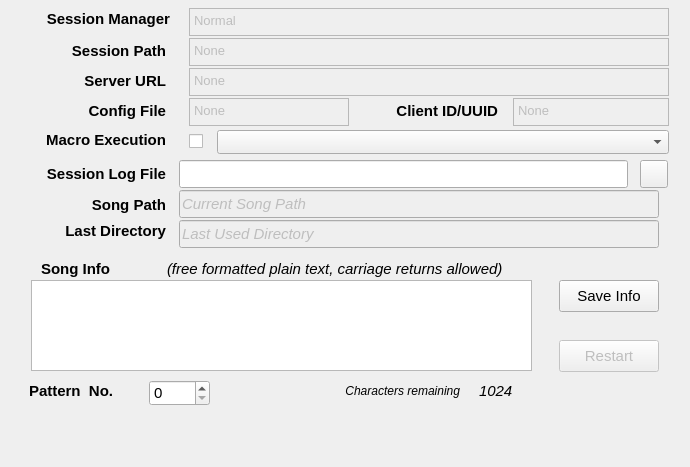
<?xml version="1.0" encoding="UTF-8"?>
<ui version="4.0">
 <class>qsessionframe</class>
 <widget class="QFrame" name="qsessionframe">
  <property name="geometry">
   <rect>
    <x>0</x>
    <y>0</y>
    <width>690</width>
    <height>467</height>
   </rect>
  </property>
  <property name="windowTitle">
   <string>Frame</string>
  </property>
  <widget class="QLabel" name="sessionNameLabel">
   <property name="geometry">
    <rect>
     <x>17</x>
     <y>42</y>
     <width>149</width>
     <height>18</height>
    </rect>
   </property>
   <property name="minimumSize">
    <size>
     <width>100</width>
     <height>0</height>
    </size>
   </property>
   <property name="font">
    <font>
     <pointsize>11</pointsize>
     <bold>true</bold>
    </font>
   </property>
   <property name="text">
    <string>Session Path</string>
   </property>
   <property name="alignment">
    <set>Qt::AlignmentFlag::AlignRight|Qt::AlignmentFlag::AlignTrailing|Qt::AlignmentFlag::AlignVCenter</set>
   </property>
  </widget>
  <widget class="QTextEdit" name="sessionNameText">
   <property name="enabled">
    <bool>false</bool>
   </property>
   <property name="geometry">
    <rect>
     <x>189</x>
     <y>38</y>
     <width>480</width>
     <height>28</height>
    </rect>
   </property>
   <property name="minimumSize">
    <size>
     <width>420</width>
     <height>28</height>
    </size>
   </property>
   <property name="maximumSize">
    <size>
     <width>480</width>
     <height>28</height>
    </size>
   </property>
   <property name="font">
    <font>
     <pointsize>11</pointsize>
    </font>
   </property>
   <property name="verticalScrollBarPolicy">
    <enum>Qt::ScrollBarPolicy::ScrollBarAlwaysOff</enum>
   </property>
   <property name="undoRedoEnabled">
    <bool>false</bool>
   </property>
   <property name="readOnly">
    <bool>true</bool>
   </property>
   <property name="html">
    <string>&lt;!DOCTYPE HTML PUBLIC &quot;-//W3C//DTD HTML 4.0//EN&quot; &quot;http://www.w3.org/TR/REC-html40/strict.dtd&quot;&gt;
&lt;html&gt;&lt;head&gt;&lt;meta name=&quot;qrichtext&quot; content=&quot;1&quot; /&gt;&lt;meta charset=&quot;utf-8&quot; /&gt;&lt;style type=&quot;text/css&quot;&gt;
p, li { white-space: pre-wrap; }
hr { height: 1px; border-width: 0; }
li.unchecked::marker { content: &quot;\2610&quot;; }
li.checked::marker { content: &quot;\2612&quot;; }
&lt;/style&gt;&lt;/head&gt;&lt;body style=&quot; font-family:'DejaVu LGC Sans'; font-size:11pt; font-weight:400; font-style:normal;&quot;&gt;
&lt;p style=&quot; margin-top:0px; margin-bottom:0px; margin-left:0px; margin-right:0px; -qt-block-indent:0; text-indent:0px;&quot;&gt;&lt;span style=&quot; font-family:'WenQuanYi Zen Hei'; font-size:10pt; font-weight:456;&quot;&gt;None&lt;/span&gt;&lt;/p&gt;&lt;/body&gt;&lt;/html&gt;</string>
   </property>
  </widget>
  <widget class="QLabel" name="sessionServerUrl">
   <property name="geometry">
    <rect>
     <x>29</x>
     <y>72</y>
     <width>137</width>
     <height>18</height>
    </rect>
   </property>
   <property name="minimumSize">
    <size>
     <width>132</width>
     <height>18</height>
    </size>
   </property>
   <property name="font">
    <font>
     <pointsize>11</pointsize>
     <bold>true</bold>
    </font>
   </property>
   <property name="text">
    <string>Server URL</string>
   </property>
   <property name="alignment">
    <set>Qt::AlignmentFlag::AlignRight|Qt::AlignmentFlag::AlignTrailing|Qt::AlignmentFlag::AlignVCenter</set>
   </property>
  </widget>
  <widget class="QTextEdit" name="sessionUrlText">
   <property name="enabled">
    <bool>false</bool>
   </property>
   <property name="geometry">
    <rect>
     <x>189</x>
     <y>68</y>
     <width>480</width>
     <height>28</height>
    </rect>
   </property>
   <property name="minimumSize">
    <size>
     <width>420</width>
     <height>28</height>
    </size>
   </property>
   <property name="maximumSize">
    <size>
     <width>480</width>
     <height>30</height>
    </size>
   </property>
   <property name="font">
    <font>
     <pointsize>11</pointsize>
    </font>
   </property>
   <property name="verticalScrollBarPolicy">
    <enum>Qt::ScrollBarPolicy::ScrollBarAlwaysOff</enum>
   </property>
   <property name="undoRedoEnabled">
    <bool>false</bool>
   </property>
   <property name="readOnly">
    <bool>true</bool>
   </property>
   <property name="html">
    <string>&lt;!DOCTYPE HTML PUBLIC &quot;-//W3C//DTD HTML 4.0//EN&quot; &quot;http://www.w3.org/TR/REC-html40/strict.dtd&quot;&gt;
&lt;html&gt;&lt;head&gt;&lt;meta name=&quot;qrichtext&quot; content=&quot;1&quot; /&gt;&lt;meta charset=&quot;utf-8&quot; /&gt;&lt;style type=&quot;text/css&quot;&gt;
p, li { white-space: pre-wrap; }
hr { height: 1px; border-width: 0; }
li.unchecked::marker { content: &quot;\2610&quot;; }
li.checked::marker { content: &quot;\2612&quot;; }
&lt;/style&gt;&lt;/head&gt;&lt;body style=&quot; font-family:'DejaVu LGC Sans'; font-size:11pt; font-weight:400; font-style:normal;&quot;&gt;
&lt;p style=&quot; margin-top:0px; margin-bottom:0px; margin-left:0px; margin-right:0px; -qt-block-indent:0; text-indent:0px;&quot;&gt;&lt;span style=&quot; font-family:'WenQuanYi Zen Hei'; font-size:10pt; font-weight:456;&quot;&gt;None&lt;/span&gt;&lt;/p&gt;&lt;/body&gt;&lt;/html&gt;</string>
   </property>
  </widget>
  <widget class="QLabel" name="sessionLogLabel">
   <property name="geometry">
    <rect>
     <x>21</x>
     <y>158</y>
     <width>145</width>
     <height>32</height>
    </rect>
   </property>
   <property name="minimumSize">
    <size>
     <width>80</width>
     <height>32</height>
    </size>
   </property>
   <property name="font">
    <font>
     <pointsize>11</pointsize>
     <bold>true</bold>
    </font>
   </property>
   <property name="text">
    <string>Session Log File</string>
   </property>
   <property name="alignment">
    <set>Qt::AlignmentFlag::AlignRight|Qt::AlignmentFlag::AlignTrailing|Qt::AlignmentFlag::AlignVCenter</set>
   </property>
  </widget>
  <widget class="QPushButton" name="pushButtonReload">
   <property name="enabled">
    <bool>false</bool>
   </property>
   <property name="geometry">
    <rect>
     <x>559</x>
     <y>340</y>
     <width>100</width>
     <height>32</height>
    </rect>
   </property>
   <property name="minimumSize">
    <size>
     <width>100</width>
     <height>32</height>
    </size>
   </property>
   <property name="maximumSize">
    <size>
     <width>16777215</width>
     <height>40</height>
    </size>
   </property>
   <property name="font">
    <font>
     <pointsize>11</pointsize>
    </font>
   </property>
   <property name="toolTip">
    <string>Restarts the whole application, reloading any changed settings.</string>
   </property>
   <property name="text">
    <string>Restart</string>
   </property>
  </widget>
  <widget class="QTextEdit" name="sessionManagerNameText">
   <property name="enabled">
    <bool>false</bool>
   </property>
   <property name="geometry">
    <rect>
     <x>189</x>
     <y>8</y>
     <width>480</width>
     <height>28</height>
    </rect>
   </property>
   <property name="minimumSize">
    <size>
     <width>420</width>
     <height>24</height>
    </size>
   </property>
   <property name="maximumSize">
    <size>
     <width>480</width>
     <height>30</height>
    </size>
   </property>
   <property name="font">
    <font>
     <pointsize>11</pointsize>
    </font>
   </property>
   <property name="verticalScrollBarPolicy">
    <enum>Qt::ScrollBarPolicy::ScrollBarAlwaysOff</enum>
   </property>
   <property name="undoRedoEnabled">
    <bool>false</bool>
   </property>
   <property name="readOnly">
    <bool>true</bool>
   </property>
   <property name="html">
    <string>&lt;!DOCTYPE HTML PUBLIC &quot;-//W3C//DTD HTML 4.0//EN&quot; &quot;http://www.w3.org/TR/REC-html40/strict.dtd&quot;&gt;
&lt;html&gt;&lt;head&gt;&lt;meta name=&quot;qrichtext&quot; content=&quot;1&quot; /&gt;&lt;meta charset=&quot;utf-8&quot; /&gt;&lt;style type=&quot;text/css&quot;&gt;
p, li { white-space: pre-wrap; }
hr { height: 1px; border-width: 0; }
li.unchecked::marker { content: &quot;\2610&quot;; }
li.checked::marker { content: &quot;\2612&quot;; }
&lt;/style&gt;&lt;/head&gt;&lt;body style=&quot; font-family:'DejaVu LGC Sans'; font-size:11pt; font-weight:400; font-style:normal;&quot;&gt;
&lt;p style=&quot; margin-top:0px; margin-bottom:0px; margin-left:0px; margin-right:0px; -qt-block-indent:0; text-indent:0px;&quot;&gt;&lt;span style=&quot; font-family:'WenQuanYi Zen Hei'; font-size:10pt; font-weight:456;&quot;&gt;Normal&lt;/span&gt;&lt;/p&gt;&lt;/body&gt;&lt;/html&gt;</string>
   </property>
  </widget>
  <widget class="QLabel" name="sessionManagerNameLabel">
   <property name="geometry">
    <rect>
     <x>9</x>
     <y>10</y>
     <width>161</width>
     <height>18</height>
    </rect>
   </property>
   <property name="font">
    <font>
     <pointsize>11</pointsize>
     <bold>true</bold>
    </font>
   </property>
   <property name="text">
    <string>Session Manager</string>
   </property>
   <property name="alignment">
    <set>Qt::AlignmentFlag::AlignRight|Qt::AlignmentFlag::AlignTrailing|Qt::AlignmentFlag::AlignVCenter</set>
   </property>
  </widget>
  <widget class="QLabel" name="displayNameLabel">
   <property name="geometry">
    <rect>
     <x>21</x>
     <y>102</y>
     <width>145</width>
     <height>18</height>
    </rect>
   </property>
   <property name="font">
    <font>
     <pointsize>11</pointsize>
     <bold>true</bold>
    </font>
   </property>
   <property name="text">
    <string>Config File</string>
   </property>
   <property name="alignment">
    <set>Qt::AlignmentFlag::AlignRight|Qt::AlignmentFlag::AlignTrailing|Qt::AlignmentFlag::AlignVCenter</set>
   </property>
  </widget>
  <widget class="QLabel" name="clientIdLabel">
   <property name="geometry">
    <rect>
     <x>373</x>
     <y>102</y>
     <width>125</width>
     <height>18</height>
    </rect>
   </property>
   <property name="font">
    <font>
     <pointsize>11</pointsize>
     <bold>true</bold>
    </font>
   </property>
   <property name="text">
    <string>Client ID/UUID</string>
   </property>
   <property name="alignment">
    <set>Qt::AlignmentFlag::AlignRight|Qt::AlignmentFlag::AlignTrailing|Qt::AlignmentFlag::AlignVCenter</set>
   </property>
  </widget>
  <widget class="QTextEdit" name="displayNameText">
   <property name="enabled">
    <bool>false</bool>
   </property>
   <property name="geometry">
    <rect>
     <x>189</x>
     <y>98</y>
     <width>160</width>
     <height>28</height>
    </rect>
   </property>
   <property name="minimumSize">
    <size>
     <width>0</width>
     <height>28</height>
    </size>
   </property>
   <property name="maximumSize">
    <size>
     <width>16777215</width>
     <height>30</height>
    </size>
   </property>
   <property name="font">
    <font>
     <pointsize>11</pointsize>
    </font>
   </property>
   <property name="verticalScrollBarPolicy">
    <enum>Qt::ScrollBarPolicy::ScrollBarAlwaysOff</enum>
   </property>
   <property name="undoRedoEnabled">
    <bool>false</bool>
   </property>
   <property name="readOnly">
    <bool>true</bool>
   </property>
   <property name="html">
    <string>&lt;!DOCTYPE HTML PUBLIC &quot;-//W3C//DTD HTML 4.0//EN&quot; &quot;http://www.w3.org/TR/REC-html40/strict.dtd&quot;&gt;
&lt;html&gt;&lt;head&gt;&lt;meta name=&quot;qrichtext&quot; content=&quot;1&quot; /&gt;&lt;meta charset=&quot;utf-8&quot; /&gt;&lt;style type=&quot;text/css&quot;&gt;
p, li { white-space: pre-wrap; }
hr { height: 1px; border-width: 0; }
li.unchecked::marker { content: &quot;\2610&quot;; }
li.checked::marker { content: &quot;\2612&quot;; }
&lt;/style&gt;&lt;/head&gt;&lt;body style=&quot; font-family:'DejaVu LGC Sans'; font-size:11pt; font-weight:400; font-style:normal;&quot;&gt;
&lt;p style=&quot; margin-top:0px; margin-bottom:0px; margin-left:0px; margin-right:0px; -qt-block-indent:0; text-indent:0px;&quot;&gt;&lt;span style=&quot; font-family:'WenQuanYi Zen Hei'; font-size:10pt; font-weight:456;&quot;&gt;None&lt;/span&gt;&lt;/p&gt;&lt;/body&gt;&lt;/html&gt;</string>
   </property>
  </widget>
  <widget class="QTextEdit" name="clientIdText">
   <property name="enabled">
    <bool>false</bool>
   </property>
   <property name="geometry">
    <rect>
     <x>513</x>
     <y>98</y>
     <width>156</width>
     <height>28</height>
    </rect>
   </property>
   <property name="minimumSize">
    <size>
     <width>0</width>
     <height>28</height>
    </size>
   </property>
   <property name="maximumSize">
    <size>
     <width>16777215</width>
     <height>30</height>
    </size>
   </property>
   <property name="font">
    <font>
     <pointsize>11</pointsize>
    </font>
   </property>
   <property name="verticalScrollBarPolicy">
    <enum>Qt::ScrollBarPolicy::ScrollBarAlwaysOff</enum>
   </property>
   <property name="undoRedoEnabled">
    <bool>false</bool>
   </property>
   <property name="readOnly">
    <bool>true</bool>
   </property>
   <property name="html">
    <string>&lt;!DOCTYPE HTML PUBLIC &quot;-//W3C//DTD HTML 4.0//EN&quot; &quot;http://www.w3.org/TR/REC-html40/strict.dtd&quot;&gt;
&lt;html&gt;&lt;head&gt;&lt;meta name=&quot;qrichtext&quot; content=&quot;1&quot; /&gt;&lt;meta charset=&quot;utf-8&quot; /&gt;&lt;style type=&quot;text/css&quot;&gt;
p, li { white-space: pre-wrap; }
hr { height: 1px; border-width: 0; }
li.unchecked::marker { content: &quot;\2610&quot;; }
li.checked::marker { content: &quot;\2612&quot;; }
&lt;/style&gt;&lt;/head&gt;&lt;body style=&quot; font-family:'DejaVu LGC Sans'; font-size:11pt; font-weight:400; font-style:normal;&quot;&gt;
&lt;p style=&quot; margin-top:0px; margin-bottom:0px; margin-left:0px; margin-right:0px; -qt-block-indent:0; text-indent:0px;&quot;&gt;&lt;span style=&quot; font-family:'WenQuanYi Zen Hei'; font-size:10pt; font-weight:456;&quot;&gt;None&lt;/span&gt;&lt;/p&gt;&lt;/body&gt;&lt;/html&gt;</string>
   </property>
  </widget>
  <widget class="QLineEdit" name="songPathText">
   <property name="enabled">
    <bool>false</bool>
   </property>
   <property name="geometry">
    <rect>
     <x>179</x>
     <y>190</y>
     <width>480</width>
     <height>28</height>
    </rect>
   </property>
   <property name="minimumSize">
    <size>
     <width>0</width>
     <height>28</height>
    </size>
   </property>
   <property name="maximumSize">
    <size>
     <width>16777215</width>
     <height>30</height>
    </size>
   </property>
   <property name="font">
    <font>
     <pointsize>11</pointsize>
     <italic>true</italic>
    </font>
   </property>
   <property name="toolTipDuration">
    <number>-1</number>
   </property>
   <property name="text">
    <string>Current Song Path</string>
   </property>
   <property name="readOnly">
    <bool>true</bool>
   </property>
   <property name="cursorMoveStyle">
    <enum>Qt::CursorMoveStyle::LogicalMoveStyle</enum>
   </property>
  </widget>
  <widget class="QLabel" name="label">
   <property name="geometry">
    <rect>
     <x>15</x>
     <y>130</y>
     <width>151</width>
     <height>20</height>
    </rect>
   </property>
   <property name="font">
    <font>
     <pointsize>11</pointsize>
     <bold>true</bold>
    </font>
   </property>
   <property name="text">
    <string>Macro Execution</string>
   </property>
   <property name="alignment">
    <set>Qt::AlignmentFlag::AlignRight|Qt::AlignmentFlag::AlignTrailing|Qt::AlignmentFlag::AlignVCenter</set>
   </property>
  </widget>
  <widget class="QComboBox" name="macroComboBox">
   <property name="geometry">
    <rect>
     <x>217</x>
     <y>130</y>
     <width>452</width>
     <height>24</height>
    </rect>
   </property>
   <property name="minimumSize">
    <size>
     <width>0</width>
     <height>24</height>
    </size>
   </property>
   <property name="font">
    <font>
     <pointsize>11</pointsize>
    </font>
   </property>
   <property name="currentText">
    <string/>
   </property>
   <property name="insertPolicy">
    <enum>QComboBox::InsertPolicy::InsertAlphabetically</enum>
   </property>
  </widget>
  <widget class="QCheckBox" name="checkBoxMacrosActive">
   <property name="geometry">
    <rect>
     <x>189</x>
     <y>130</y>
     <width>21</width>
     <height>22</height>
    </rect>
   </property>
   <property name="text">
    <string/>
   </property>
  </widget>
  <widget class="QLineEdit" name="lineEditLogFile">
   <property name="geometry">
    <rect>
     <x>179</x>
     <y>160</y>
     <width>449</width>
     <height>28</height>
    </rect>
   </property>
   <property name="minimumSize">
    <size>
     <width>0</width>
     <height>28</height>
    </size>
   </property>
   <property name="font">
    <font>
     <pointsize>11</pointsize>
    </font>
   </property>
   <property name="toolTip">
    <string>Provides a log file to write Seq66 messages.
All console output is redirected to this file;
to see it in the console, click the &quot;X&quot; button to
remove this filename.</string>
   </property>
   <property name="clearButtonEnabled">
    <bool>false</bool>
   </property>
  </widget>
  <widget class="QPlainTextEdit" name="plainTextSongInfo">
   <property name="geometry">
    <rect>
     <x>31</x>
     <y>280</y>
     <width>501</width>
     <height>91</height>
    </rect>
   </property>
   <property name="font">
    <font>
     <pointsize>11</pointsize>
    </font>
   </property>
   <property name="toolTip">
    <string>This text is stored as Meta Text in the first track.
It can include any comments desired, including
author and dates.</string>
   </property>
  </widget>
  <widget class="QLabel" name="labelTrackInfo">
   <property name="geometry">
    <rect>
     <x>41</x>
     <y>260</y>
     <width>125</width>
     <height>17</height>
    </rect>
   </property>
   <property name="font">
    <font>
     <pointsize>11</pointsize>
     <bold>true</bold>
    </font>
   </property>
   <property name="text">
    <string>Song Info</string>
   </property>
  </widget>
  <widget class="QLabel" name="label_3">
   <property name="geometry">
    <rect>
     <x>167</x>
     <y>260</y>
     <width>393</width>
     <height>17</height>
    </rect>
   </property>
   <property name="font">
    <font>
     <pointsize>11</pointsize>
     <italic>true</italic>
    </font>
   </property>
   <property name="text">
    <string>(free formatted plain text, carriage returns allowed)</string>
   </property>
  </widget>
  <widget class="QLabel" name="labelCharsRemaining">
   <property name="geometry">
    <rect>
     <x>269</x>
     <y>380</y>
     <width>191</width>
     <height>22</height>
    </rect>
   </property>
   <property name="minimumSize">
    <size>
     <width>0</width>
     <height>22</height>
    </size>
   </property>
   <property name="font">
    <font>
     <italic>true</italic>
    </font>
   </property>
   <property name="text">
    <string>Characters remaining</string>
   </property>
   <property name="alignment">
    <set>Qt::AlignmentFlag::AlignRight|Qt::AlignmentFlag::AlignTrailing|Qt::AlignmentFlag::AlignVCenter</set>
   </property>
  </widget>
  <widget class="QLabel" name="labelCharactersRemaining">
   <property name="geometry">
    <rect>
     <x>479</x>
     <y>380</y>
     <width>71</width>
     <height>22</height>
    </rect>
   </property>
   <property name="minimumSize">
    <size>
     <width>0</width>
     <height>22</height>
    </size>
   </property>
   <property name="font">
    <font>
     <pointsize>11</pointsize>
     <italic>true</italic>
    </font>
   </property>
   <property name="text">
    <string>1024</string>
   </property>
   <property name="alignment">
    <set>Qt::AlignmentFlag::AlignLeading|Qt::AlignmentFlag::AlignLeft|Qt::AlignmentFlag::AlignVCenter</set>
   </property>
  </widget>
  <widget class="QPushButton" name="pushButtonSaveInfo">
   <property name="geometry">
    <rect>
     <x>559</x>
     <y>280</y>
     <width>100</width>
     <height>32</height>
    </rect>
   </property>
   <property name="minimumSize">
    <size>
     <width>100</width>
     <height>32</height>
    </size>
   </property>
   <property name="maximumSize">
    <size>
     <width>16777215</width>
     <height>40</height>
    </size>
   </property>
   <property name="font">
    <font>
     <pointsize>11</pointsize>
    </font>
   </property>
   <property name="text">
    <string>Save Info</string>
   </property>
  </widget>
  <widget class="QSpinBox" name="spinBoxTrackNumber">
   <property name="geometry">
    <rect>
     <x>149</x>
     <y>380</y>
     <width>61</width>
     <height>26</height>
    </rect>
   </property>
   <property name="font">
    <font>
     <pointsize>11</pointsize>
    </font>
   </property>
   <property name="toolTip">
    <string>Changes the current track number, ranging
from 0 to the highest pattern.  Then, if
any Meta Text is present in that pattern,
then the first one is shown.</string>
   </property>
  </widget>
  <widget class="QLabel" name="label_2">
   <property name="geometry">
    <rect>
     <x>25</x>
     <y>220</y>
     <width>141</width>
     <height>22</height>
    </rect>
   </property>
   <property name="font">
    <font>
     <pointsize>11</pointsize>
     <bold>true</bold>
    </font>
   </property>
   <property name="text">
    <string>Last Directory</string>
   </property>
   <property name="alignment">
    <set>Qt::AlignmentFlag::AlignRight|Qt::AlignmentFlag::AlignTrailing|Qt::AlignmentFlag::AlignVCenter</set>
   </property>
  </widget>
  <widget class="QLineEdit" name="lineEditLastUsedDir">
   <property name="enabled">
    <bool>false</bool>
   </property>
   <property name="geometry">
    <rect>
     <x>179</x>
     <y>220</y>
     <width>480</width>
     <height>28</height>
    </rect>
   </property>
   <property name="minimumSize">
    <size>
     <width>0</width>
     <height>28</height>
    </size>
   </property>
   <property name="font">
    <font>
     <pointsize>11</pointsize>
     <italic>true</italic>
    </font>
   </property>
   <property name="text">
    <string>Last Used Directory</string>
   </property>
   <property name="placeholderText">
    <string>N/A</string>
   </property>
  </widget>
  <widget class="QLabel" name="label_4">
   <property name="geometry">
    <rect>
     <x>55</x>
     <y>194</y>
     <width>111</width>
     <height>22</height>
    </rect>
   </property>
   <property name="font">
    <font>
     <pointsize>11</pointsize>
     <bold>true</bold>
    </font>
   </property>
   <property name="text">
    <string>Song Path</string>
   </property>
   <property name="alignment">
    <set>Qt::AlignmentFlag::AlignRight|Qt::AlignmentFlag::AlignTrailing|Qt::AlignmentFlag::AlignVCenter</set>
   </property>
  </widget>
  <widget class="QLabel" name="label_5">
   <property name="geometry">
    <rect>
     <x>29</x>
     <y>380</y>
     <width>131</width>
     <height>22</height>
    </rect>
   </property>
   <property name="font">
    <font>
     <pointsize>11</pointsize>
     <bold>true</bold>
    </font>
   </property>
   <property name="text">
    <string>Pattern  No.</string>
   </property>
  </widget>
  <widget class="QPushButton" name="pushButtonLogFileClear">
   <property name="geometry">
    <rect>
     <x>640</x>
     <y>160</y>
     <width>28</width>
     <height>28</height>
    </rect>
   </property>
   <property name="font">
    <font>
     <pointsize>11</pointsize>
    </font>
   </property>
   <property name="toolTip">
    <string>Clear the log file to allow logging messages
to the console. Must exit the application and
start it again to have it take effect. No easy
way to undo rerouting standard I/O to file.</string>
   </property>
   <property name="text">
    <string/>
   </property>
  </widget>
 </widget>
 <tabstops>
  <tabstop>sessionManagerNameText</tabstop>
  <tabstop>sessionNameText</tabstop>
  <tabstop>sessionUrlText</tabstop>
  <tabstop>displayNameText</tabstop>
  <tabstop>clientIdText</tabstop>
  <tabstop>macroComboBox</tabstop>
  <tabstop>pushButtonReload</tabstop>
  <tabstop>songPathText</tabstop>
 </tabstops>
 <resources/>
 <connections/>
</ui>
